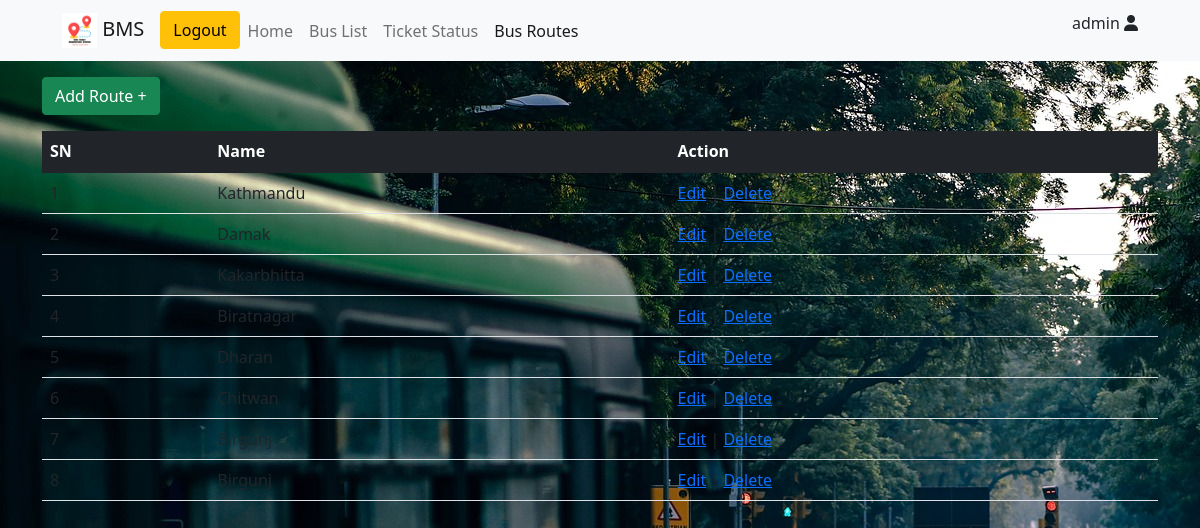
The app's page /busRoutes (signed in), older data.
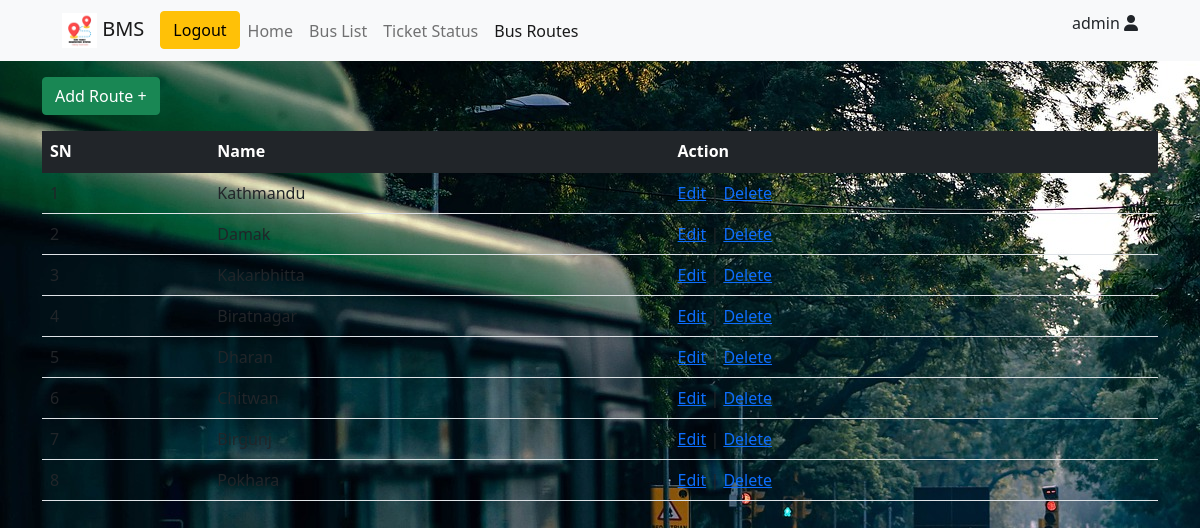
The same page, newer data.
### bms/models.py (models this page shows, shortened)
class busRoute(models.Model):
    name = models.CharField(max_length=100, unique=True)
    updated = models.DateTimeField(auto_now=True)
    created = models.DateTimeField(auto_now_add=True)

### bms/views.py (the view)
# urls.py: path('busRoutes', views.busRoutes, name='busRoutes'),
@login_required(login_url='loginUser')
def busRoutes(request):
    routes = busRoute.objects.all()
    successMessages = messages.get_messages(request)
    context = {'routes':routes, 'messages':successMessages}
    return render(request, 'bms/busRoutes.html', context)

### bms/templates/bms/busRoutes.html (shortened to what this page needs)
{% extends 'main.html' %}
{% block navItem %}
            <li class="nav-item">
              <a class="nav-link " aria-current="page" href="{% url 'home' %}">Home</a>
            </li>
            <li class="nav-item">
              <a class="nav-link " href="{% url 'busList' %}">Bus List</a>
            </li>
            <li class="nav-item">
              <a class="nav-link " href="{% url 'ticketStatus' %}">Ticket Status</a>
            </li>
            <li class="nav-item">
              <a class="nav-link active" href="{% url 'busRoutes' %}">Bus Routes</a>
            </li>
{% endblock navItem %}
{% block content %}
<section>
    <div class="container mt-3">
      {% if request.user.is_superuser %}
      <div class="">
        <a href="{% url 'addRoute' %}"> <button type="button" class="btn btn-success">Add Route +</button> </a>
      </div>
      {% endif %}
    <table class="table mt-3">
      <thead class="table-dark">
        <tr>
          <th>SN</th>
          <th>Name</th>
          {% if request.user.is_superuser %}
          <th>Action</th>
        {% endif %}
        </tr>
      </thead>
      <tbody>
        {% for route in routes %}
        <tr>
          <td>{{ forloop.counter }}</td>
          <td>{{ route.name }}</td>
          {% if request.user.is_superuser %}
              <td><a href="{% url 'editRoute' route.id %}">Edit</a> |
              <a href="{% url 'deleteRoute' route.id %}">Delete</a>
            {% endif %}
        </tr>
        {% endfor %}
      </tbody>
    </table>
  </div>
  </section>
{% endblock %}

### bms/templates/main.html (shortened to what this page needs)
<!DOCTYPE html>
<html lang="en">
  <head>
    <link rel="stylesheet" href="style.css" />
    <link
      rel="stylesheet"
      href="path/to/font-awesome/css/font-awesome.min.css"
    />
    <link rel="stylesheet" href="https://cdnjs.cloudflare.com/ajax/libs/font-awesome/6.0.0-beta3/css/all.min.css">
    <link
      href="https://cdn.jsdelivr.net/npm/bootstrap@5.1.3/dist/css/bootstrap.min.css"
      rel="stylesheet"
    />
  </head>
  <body>
    {% load static %}
    {% block navbar %}
    <nav class="navbar navbar-expand-lg navbar-light bg-light">
      <div class="container-fluid">
        <a class="navbar-brand" href="#">
          <img src="{% static 'assets/logo.jpeg' %}" alt="logo" height="35px" width="35px"/>
          BMS
        </a>
        <div class="collapse navbar-collapse" id="navbarNav">
          <ul class="navbar-nav">
            {% if request.user.is_authenticated %}
            <li>
              <a href="{% url 'logout' %}"
                ><button type="button" class="btn btn-warning">Logout</button></a
              >
            </li>
            {% else %}
            <li>
              <a href="{% url 'loginUser' %}">
                <button type="button" class="btn btn-success">Login</button>
              </a>
            </li>
            {% endif %}
            {% block navItem %}{% endblock navItem %}
          </ul>
        </div>
        <div>
          {% if user.is_authenticated %}
            <p> {{ user.username }} <i class="fa fa-user"></i></p>
        {% endif %}
        </div>
      </div>
    </nav> {% endblock %}
    {% block content %}{% endblock %}
  </body>
</html>

### raw/style.css (style rules this page uses)
body { background-image: url(assets/images/home.jpg); }
nav { padding: 50px; }

Row changes from the older to the newer data that the page shows:
removed busRoute: name "Birgunj"
added busRoute: name "Pokhara"
